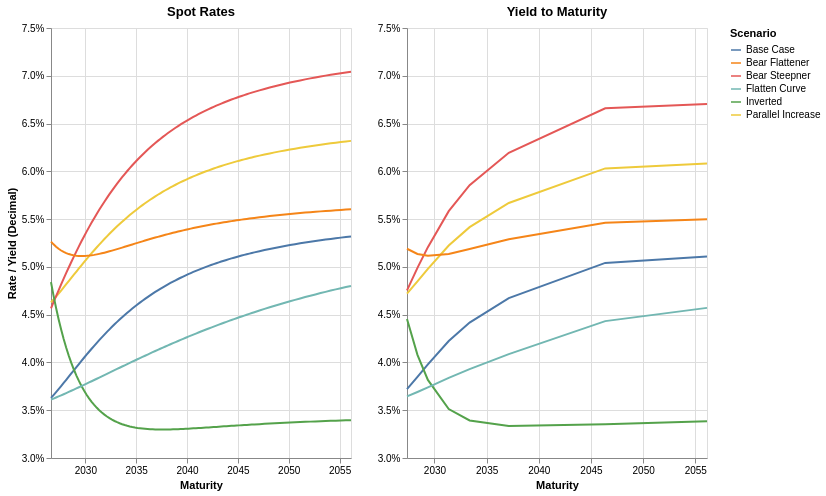

Source (notebook cell):
### Markdown cell above
## 🎨 4. Visualizing Spot Rates and Yields To Maturity

Here we use the modern library Altair to present spot rates and yields to maturity as side-by-side graphs. While Matplotlib is the traditional powerhouse of Python plotting, Altair is a declarative library based on the "Grammar of Graphics." With Altair, we can easily create side-by-side visualizations that share the exact same y-axis scale, making cross-chart comparisons much easier to comprehend.

### Code cell
import altair as alt

# create DataFrame of spot rates (df_spot_rates) from DataFrame of zeros (df_zeros)
df_spot_rates=np.log(1/df_zeros)/mat_years

# prepare left data (first plot) (Spot Rates)
# make the transpose of df_spot rates left plot...rename index
df_left = df_spot_rates.T.reset_index(names='Date')

# 'date' objects to Pandas datetime objects
df_left['Date'] = pd.to_datetime(df_left['Date'])

# MELT IN PANDAS (Turns wide data into Altair-ready long data)
# maps the various scenarios into a single 'Scenario' column and rates into a 'Rate' column
df_left_long = df_left.melt(id_vars='Date', value_vars=scenario_names, var_name='Scenario', value_name='Rate')

# prepare Right Data (Yield To Maturity) ---
df_right = df_ytm.T.reset_index(names='Date')

# 'date' objects to Pandas datetime objects
df_right['Date'] = pd.to_datetime(df_right['Date'])

# MELT IN PANDAS
df_right_long = df_right.melt(id_vars='Date', value_vars=scenario_names, var_name='Scenario', value_name='Rate')

# build charts ---

plot_left = alt.Chart(df_left_long).mark_line().encode(
    x=alt.X('Date:T', title='Maturity'),
    y=alt.Y('Rate:Q',
            title='Rate / Yield (Decimal)',
            axis=alt.Axis(format='%'),
            scale=alt.Scale(zero=False)
           ),
    color=alt.Color('Scenario:N', title='Scenario'),
    tooltip=['Scenario:N', 'Date:T', 'Rate:Q']
).properties(
    title='Spot Rates',
    width=300,
    height=430
)

plot_right = alt.Chart(df_right_long).mark_line().encode(
    x=alt.X('Date:T', title='Maturity'),
    y=alt.Y('Rate:Q', 
            title=None, # Hidden Y-axis title
            axis=alt.Axis(format='%') # ADDED: Matches the left plot's percentage format
           ), 
    color=alt.Color('Scenario:N', title='Scenario'),
    tooltip=['Scenario:N', 'Date:T', 'Rate:Q']
).properties(
    title=' Yield to Maturity',
    width=300,
    height=430
)

# combine and lock the Y-axis
final_chart = (plot_left | plot_right).resolve_scale(y='shared')
final_chart

### Figure 1 — Vega-Lite specification as saved in the notebook (floating-point values rounded to 4 significant figures; data arrays with more than 128 entries replaced by an {"elided": "..."} marker saying what was removed)
{"config": {"view": {"continuousWidth": 300, "continuousHeight": 300}}, "hconcat": [{"data": {"name": "data-6f2afb6fce0e741e6be49164bd1df942"}, "mark": {"type": "line"}, "encoding": {"color": {"field": "Scenario", "title": "Scenario", "type": "nominal"}, "tooltip": [{"field": "Scenario", "type": "nominal"}, {"field": "Date", "type": "temporal"}, {"field": "Rate", "type": "quantitative"}], "x": {"field": "Date", "title": "Maturity", "type": "temporal"}, "y": {"axis": {"format": "%"}, "field": "Rate", "scale": {"zero": false}, "title": "Rate / Yield (Decimal)", "type": "quantitative"}}, "height": 430, "title": "Spot Rates", "width": 300}, {"data": {"name": "data-054187e47226ea808438ae70e407e142"}, "mark": {"type": "line"}, "encoding": {"color": {"field": "Scenario", "title": "Scenario", "type": "nominal"}, "tooltip": [{"field": "Scenario", "type": "nominal"}, {"field": "Date", "type": "temporal"}, {"field": "Rate", "type": "quantitative"}], "x": {"field": "Date", "title": "Maturity", "type": "temporal"}, "y": {"axis": {"format": "%"}, "field": "Rate", "title": null, "type": "quantitative"}}, "height": 430, "title": " Yield to Maturity", "width": 300}], "resolve": {"scale": {"y": "shared"}}, "$schema": "https://vega.github.io/schema/vega-lite/v6.4.1.json", "datasets": {"data-6f2afb6fce0e741e6be49164bd1df942": {"elided": "600 records"}, "data-054187e47226ea808438ae70e407e142": [{"Date": "2027-05-15T00:00:00", "Scenario": "Base Case", "Rate": 0.0372}, {"Date": "2028-05-15T00:00:00", "Scenario": "Base Case", "Rate": 0.03849}, {"Date": "2029-05-15T00:00:00", "Scenario": "Base Case", "Rate": 0.03979}, {"Date": "2031-05-15T00:00:00", "Scenario": "Base Case", "Rate": 0.04224}, {"Date": "2033-05-15T00:00:00", "Scenario": "Base Case", "Rate": 0.04417}, {"Date": "2037-02-15T00:00:00", "Scenario": "Base Case", "Rate": 0.04673}, {"Date": "2046-05-15T00:00:00", "Scenario": "Base Case", "Rate": 0.05042}, {"Date": "2056-02-15T00:00:00", "Scenario": "Base Case", "Rate": 0.05108}, {"Date": "2027-05-15T00:00:00", "Scenario": "Parallel Increase", "Rate": 0.0472}, {"Date": "2028-05-15T00:00:00", "Scenario": "Parallel Increase", "Rate": 0.04849}, {"Date": "2029-05-15T00:00:00", "Scenario": "Parallel Increase", "Rate": 0.04979}, {"Date": "2031-05-15T00:00:00", "Scenario": "Parallel Increase", "Rate": 0.05224}, {"Date": "2033-05-15T00:00:00", "Scenario": "Parallel Increase", "Rate": 0.05416}, {"Date": "2037-02-15T00:00:00", "Scenario": "Parallel Increase", "Rate": 0.05669}, {"Date": "2046-05-15T00:00:00", "Scenario": "Parallel Increase", "Rate": 0.06031}, {"Date": "2056-02-15T00:00:00", "Scenario": "Parallel Increase", "Rate": 0.06081}, {"Date": "2027-05-15T00:00:00", "Scenario": "Bear Steepner", "Rate": 0.04754}, {"Date": "2028-05-15T00:00:00", "Scenario": "Bear Steepner", "Rate": 0.0499}, {"Date": "2029-05-15T00:00:00", "Scenario": "Bear Steepner", "Rate": 0.05207}, {"Date": "2031-05-15T00:00:00", "Scenario": "Bear Steepner", "Rate": 0.05583}, {"Date": "2033-05-15T00:00:00", "Scenario": "Bear Steepner", "Rate": 0.05855}, {"Date": "2037-02-15T00:00:00", "Scenario": "Bear Steepner", "Rate": 0.06194}, {"Date": "2046-05-15T00:00:00", "Scenario": "Bear Steepner", "Rate": 0.0666}, {"Date": "2056-02-15T00:00:00", "Scenario": "Bear Steepner", "Rate": 0.06705}, {"Date": "2027-05-15T00:00:00", "Scenario": "Bear Flattener", "Rate": 0.0519}, {"Date": "2028-05-15T00:00:00", "Scenario": "Bear Flattener", "Rate": 0.05135}, {"Date": "2029-05-15T00:00:00", "Scenario": "Bear Flattener", "Rate": 0.05116}, {"Date": "2031-05-15T00:00:00", "Scenario": "Bear Flattener", "Rate": 0.05136}, {"Date": "2033-05-15T00:00:00", "Scenario": "Bear Flattener", "Rate": 0.05188}, {"Date": "2037-02-15T00:00:00", "Scenario": "Bear Flattener", "Rate": 0.05288}, {"Date": "2046-05-15T00:00:00", "Scenario": "Bear Flattener", "Rate": 0.05462}, {"Date": "2056-02-15T00:00:00", "Scenario": "Bear Flattener", "Rate": 0.055}, {"Date": "2027-05-15T00:00:00", "Scenario": "Inverted", "Rate": 0.04454}, {"Date": "2028-05-15T00:00:00", "Scenario": "Inverted", "Rate": 0.04079}, {"Date": "2029-05-15T00:00:00", "Scenario": "Inverted", "Rate": 0.03817}, {"Date": "2031-05-15T00:00:00", "Scenario": "Inverted", "Rate": 0.03513}, {"Date": "2033-05-15T00:00:00", "Scenario": "Inverted", "Rate": 0.03393}, {"Date": "2037-02-15T00:00:00", "Scenario": "Inverted", "Rate": 0.03334}, {"Date": "2046-05-15T00:00:00", "Scenario": "Inverted", "Rate": 0.03354}, {"Date": "2056-02-15T00:00:00", "Scenario": "Inverted", "Rate": 0.03384}, {"Date": "2027-05-15T00:00:00", "Scenario": "Flatten Curve", "Rate": 0.03644}, {"Date": "2028-05-15T00:00:00", "Scenario": "Flatten Curve", "Rate": 0.0369}, {"Date": "2029-05-15T00:00:00", "Scenario": "Flatten Curve", "Rate": 0.03739}, {"Date": "2031-05-15T00:00:00", "Scenario": "Flatten Curve", "Rate": 0.03838}, {"Date": "2033-05-15T00:00:00", "Scenario": "Flatten Curve", "Rate": 0.0393}, {"Date": "2037-02-15T00:00:00", "Scenario": "Flatten Curve", "Rate": 0.04088}, {"Date": "2046-05-15T00:00:00", "Scenario": "Flatten Curve", "Rate": 0.04432}, {"Date": "2056-02-15T00:00:00", "Scenario": "Flatten Curve", "Rate": 0.04571}]}}
